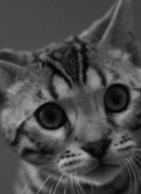
#> input picture bonkers-bw.png, 141 x 194 px
$ python flip.py bonkers-bw.png   (Python 2 division)
#> lines starting #> are read from the running program, lines starting #| are printed output that depends on the picture
import sys
from PIL import Image

# define your flip function here
def flip(img):
    w, h = img.size
    imgdup = img.copy()
    m = img.load()
    n = imgdup.load()
    for x in range(w):
        for y in range(h):
            n[x, y] = m[w-x-1, y]
    return imgdup.show()


if len(sys.argv)<=1:
	print "missing image filename"
	sys.exit(1)
filename = sys.argv[1]
img = Image.open(filename)
#> img is the input picture: PIL image 141x194 RGBA; mean R, G, B, A 74.5, 74.5, 74.5, 255
img = img.convert("L")
#> img: PIL image 141x194 L
img.show()

# call your flip function here
flip(img)
#> in flip, `return imgdup.show()`:
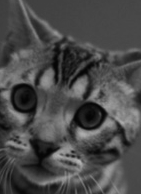
#> shown: PIL image 141x194 L; min 5, max 184, mean 74.5
